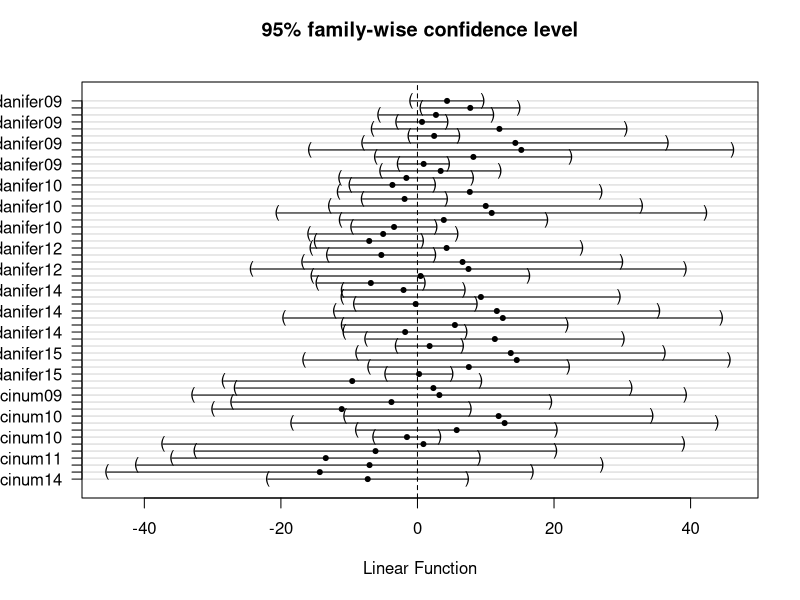
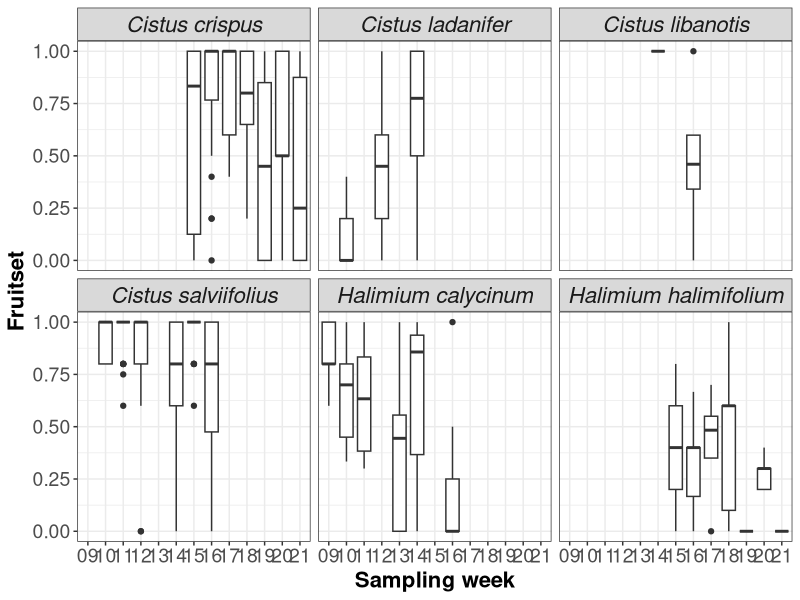
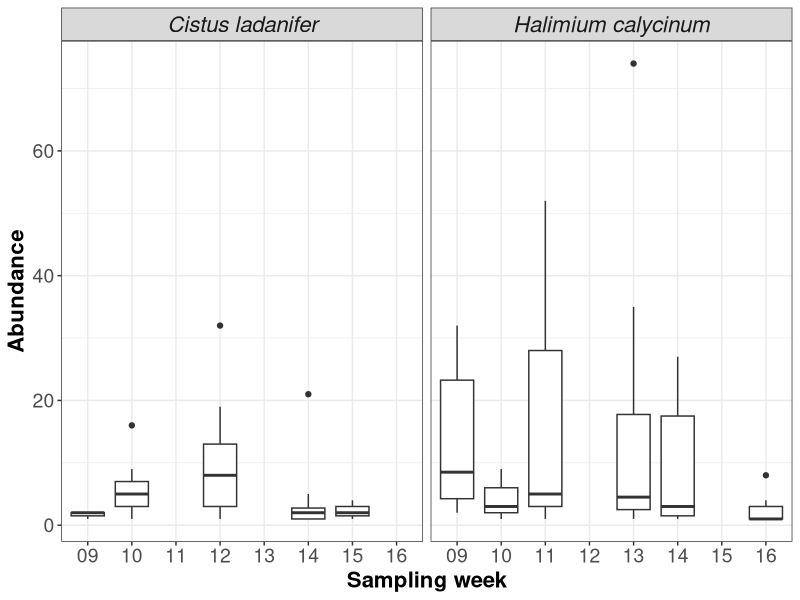
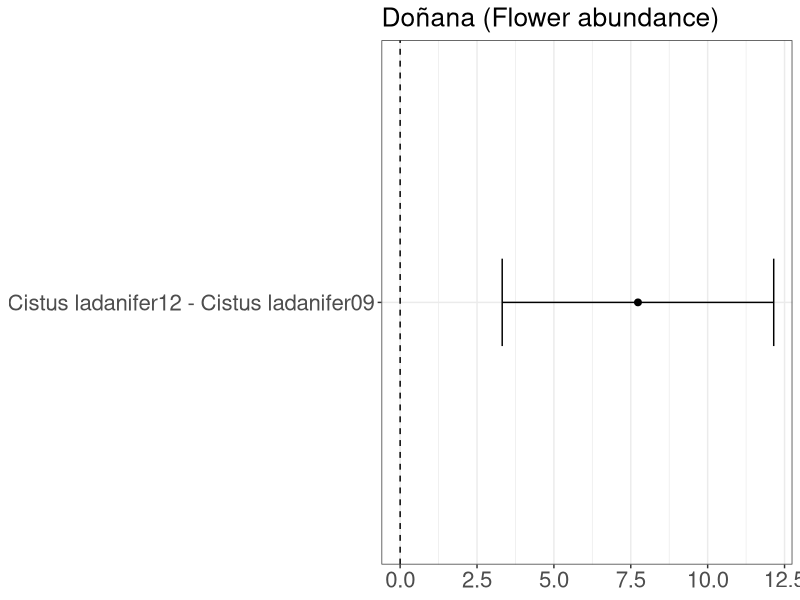

Reproduce these figures in R, in order.

library(tidyverse)

#---------------------------------------
# Load fruitset data for Doñana 2021

fruitset_census <- read_csv("results/donana/fruitset_census_21.csv")  %>% filter(!is.na(Planta)) %>%
  mutate(fruitset = number_fruits/labelled_flowers)

fruitset_census$Planta  <-  gsub("_"," ",fruitset_census$Planta)


fruitset_census %>% group_by(Planta) %>% count() %>% arrange(desc(n))

png("figures/fruitset_per_week.png", width=1000*7, height = 1000*5, res=300*2)
ggplot(fruitset_census,aes(x=as.factor(Week_ISO), y = fruitset))+
  geom_boxplot()+
  geom_smooth(aes(x=Week_ISO),method = "lm", formula = y ~ I(x^3))+
  facet_wrap(~Planta)+
  labs(x="Sampling week", y = "Fruitset")+
  theme_bw()+
  theme(strip.text = element_text(face = "italic"))+ 
  theme( axis.text = element_text( size = 14 ),
         axis.text.x = element_text( size = 14 ),
         axis.title = element_text( size = 16, face = "bold" ),
         legend.position="none",
         # The new stuff
         strip.text = element_text(size = 16))
dev.off()

floral_census <- read_csv("results/donana/flora_census_21.csv")
floral_census$Planta  <-  gsub("_"," ",floral_census$Planta)

png("figures/abundance_C_ladanifer_Hali_calycinum.png", width=1000*7*.8, height = 1000*4*.8, res=300*2)
ggplot(floral_census %>% filter(Planta %in% c("Halimium calycinum","Cistus ladanifer")),aes(x=as.factor(Week_ISO), y = Flores))+
  geom_boxplot()+
  geom_smooth(aes(x=Week_ISO),method = "lm", formula = y ~ I(x^3))+
  facet_wrap(~Planta)+
  labs(x="Sampling week", y = "Abundance")+
  theme_bw()+
  theme(strip.text = element_text(face = "italic"))+ 
  theme( axis.text = element_text( size = 14 ),
         axis.text.x = element_text( size = 14 ),
         axis.title = element_text( size = 16, face = "bold" ),
         legend.position="none",
         # The new stuff
         strip.text = element_text(size = 16))
dev.off()

flora_census_filtered <- floral_census %>% filter(Planta %in% c("Halimium calycinum","Cistus ladanifer"))

flora_census_filtered %>% group_by(Planta,Week_ISO) %>% count() %>% arrange(Week_ISO)

# Realizar un análisis de varianza de dos factores
modelo <- aov(Flores ~ Week_ISO * Planta, data =flora_census_filtered)

# Mostrar un resumen del análisis
summary(modelo)


conditions_flora_census_filtered <- flora_census_filtered %>% mutate(condition=paste0(Planta,Week_ISO),
                                                                     condition=as.factor(condition))
  
library(sandwich)
library(multcomp)

amod <- aov(Flores ~ condition, conditions_flora_census_filtered)
amod_glht <- glht(amod, mcp(condition="Tukey"), vcov=vcovHC)
summary_report <- summary(amod_glht)
plot(summary_report)
pvalues <- summary_report[["test"]][["pvalues"]]
pvalues[pvalues<0.05]
which(pvalues<0.05)
coefficients <- summary_report[["test"]][["coefficients"]][which(pvalues<0.05)]
sigma <- summary_report[["test"]][["sigma"]][which(pvalues<0.05)]
# confint(amod_glht)
# plot(confint(amod_glht))

results_observations_condition <- tibble(comparisson = names(coefficients),
                                     coefficients = as.numeric(coefficients),
                                     sigma = as.numeric(sigma))


png("figures/donana_condition_comparisson_fl_abundance_Cist_ladanifer_Hali_calycinum.png",
    width = 11.69*.9*0.8, # The width of the plot in inches
    height = 11.69*.5*600/450*.35, units = "in", res=300*2)

ggplot(results_observations_condition,aes(y = as.factor(comparisson)))+
  geom_point(aes(x=coefficients),size=2)+
  geom_errorbar(aes(xmin=coefficients-1.96*sigma, xmax=coefficients+1.96*sigma), width=.2)+
  geom_vline(xintercept = 0,linetype = "dashed")+
  theme_bw()+
  guides(size = "none")+
  labs(title="Doñana (Flower abundance)", x=NULL, y = NULL)+
  theme(axis.text=element_text(size=16),  plot.title=element_text(size=19))+
  theme(strip.text = element_text(size=15,face = "italic"))

dev.off()
